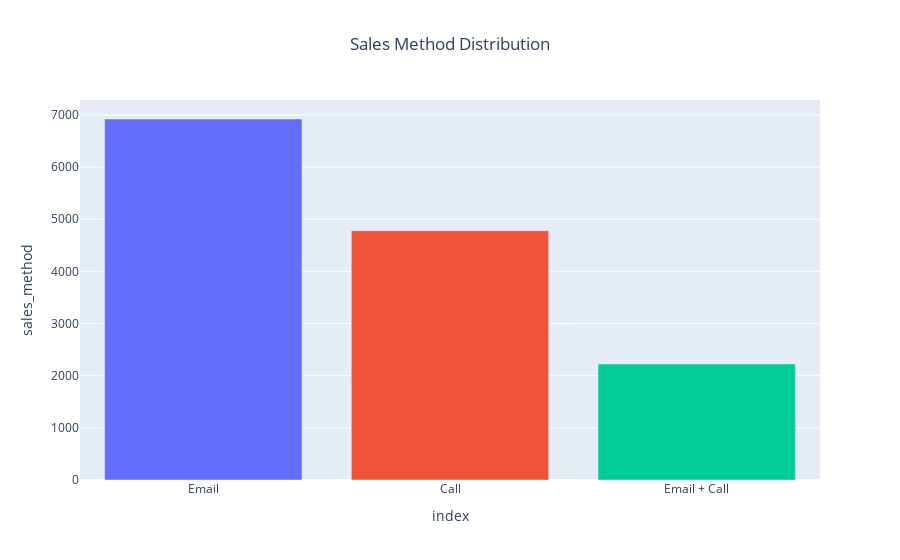
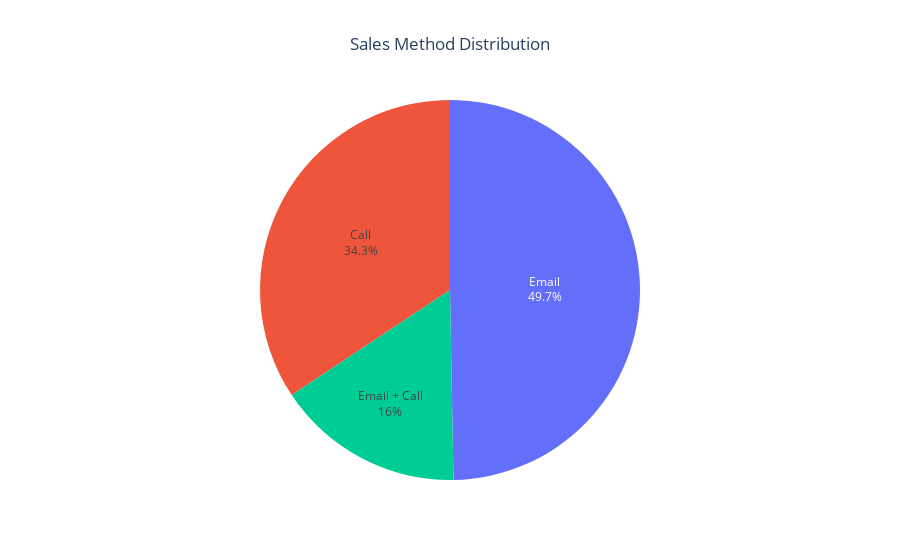

The notebook cell saved with these charts, in order:
### Markdown cell above
## How many customers were there for each approach?
There are 6921 sales where we contacted with customer through Email, 4780 through Call, and 2223 through both Email and Call. About 49.7% customer received Email, 34.3% received Call, and only 16% received from Email+Call.

### Code cell
import plotly.express as px
# Get the counts of each sales method
sales_method_counts = df['sales_method'].value_counts().reset_index()

# Create a bar chart with color as previous pie chart
fig = px.bar(sales_method_counts, x='index', y='sales_method', title='Sales Method Distribution', color='index')
fig.update_layout(showlegend=False, title_x=0.5)
fig.show()
# Create a pie chart
fig = px.pie(sales_method_counts, values='sales_method', names='index', title='Sales Method Distribution')
fig.update_layout(showlegend=False, title_x=0.5)
fig.update_traces(textposition='inside', textinfo='percent+label')
fig.show()

### Figure 1 — Plotly figure (JSON) as saved in the notebook; plotly's stock layout.template omitted (floating-point values rounded to 4 significant figures)
{"data": [{"alignmentgroup": "True", "hovertemplate": "index=%{x}<br>sales_method=%{y}<extra></extra>", "legendgroup": "Email", "marker": {"color": "#636efa", "pattern": {"shape": ""}}, "name": "Email", "offsetgroup": "Email", "orientation": "v", "showlegend": true, "textposition": "auto", "x": ["Email"], "xaxis": "x", "y": [6921], "yaxis": "y", "type": "bar"}, {"alignmentgroup": "True", "hovertemplate": "index=%{x}<br>sales_method=%{y}<extra></extra>", "legendgroup": "Call", "marker": {"color": "#EF553B", "pattern": {"shape": ""}}, "name": "Call", "offsetgroup": "Call", "orientation": "v", "showlegend": true, "textposition": "auto", "x": ["Call"], "xaxis": "x", "y": [4780], "yaxis": "y", "type": "bar"}, {"alignmentgroup": "True", "hovertemplate": "index=%{x}<br>sales_method=%{y}<extra></extra>", "legendgroup": "Email + Call", "marker": {"color": "#00cc96", "pattern": {"shape": ""}}, "name": "Email + Call", "offsetgroup": "Email + Call", "orientation": "v", "showlegend": true, "textposition": "auto", "x": ["Email + Call"], "xaxis": "x", "y": [2223], "yaxis": "y", "type": "bar"}], "layout": {"xaxis": {"anchor": "y", "domain": [0, 1], "title": {"text": "index"}, "categoryorder": "array", "categoryarray": ["Email", "Call", "Email + Call"]}, "yaxis": {"anchor": "x", "domain": [0, 1], "title": {"text": "sales_method"}}, "legend": {"title": {"text": "index"}, "tracegroupgap": 0}, "title": {"text": "Sales Method Distribution", "x": 0.5}, "barmode": "relative", "showlegend": false}}

### Figure 2 — Plotly figure (JSON) as saved in the notebook; plotly's stock layout.template omitted (floating-point values rounded to 4 significant figures)
{"data": [{"domain": {"x": [0, 1], "y": [0, 1]}, "hovertemplate": "index=%{label}<br>sales_method=%{value}<extra></extra>", "labels": ["Email", "Call", "Email + Call"], "legendgroup": "", "name": "", "showlegend": true, "values": [6921, 4780, 2223], "type": "pie", "textinfo": "percent+label", "textposition": "inside"}], "layout": {"legend": {"tracegroupgap": 0}, "title": {"text": "Sales Method Distribution", "x": 0.5}, "showlegend": false}}
